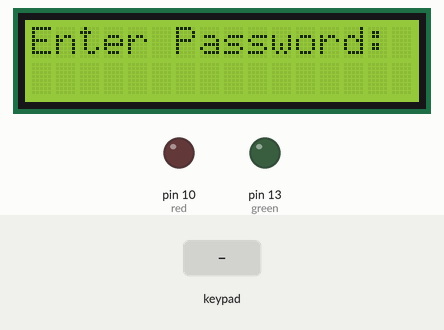
This sketch was run on a simulated Arduino Uno, built with avr-gcc and run on an emulated ATmega328P. Parts: 16×2 character LCD, output pins drawn as LEDs (lit = HIGH). The test bench sets the inputs (shaded band). What the sketch prints to the serial monitor is not drawn.

Above: at 1.2 s.
1.3 s: keypad keys 9 8 7 6 # pressed 0.4 s apart
At 4.2 s:
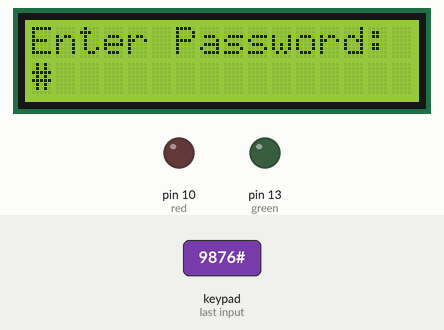
5.0 s: key '*' pressed
At 6.2 s:
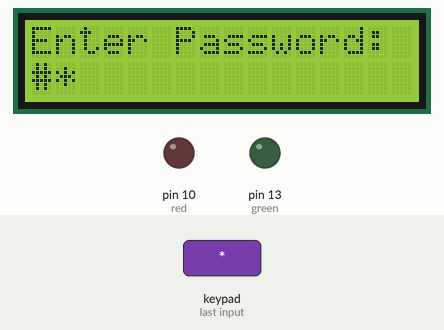
6.5 s: key '#' pressed
At 7.6 s:
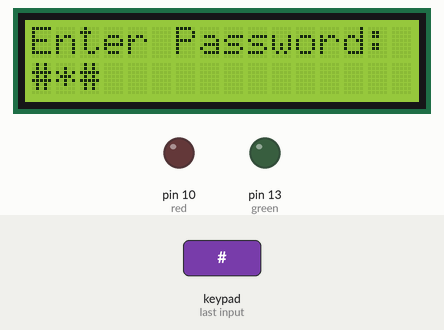
8.0 s: keypad keys 6 9 8 5 pressed 0.4 s apart
At 8.8 s:
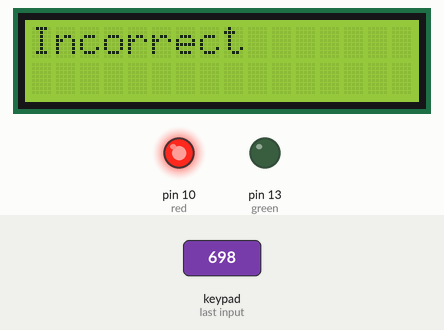
11.1 s: keypad keys 9 8 7 6 pressed 0.4 s apart
At 13.8 s:
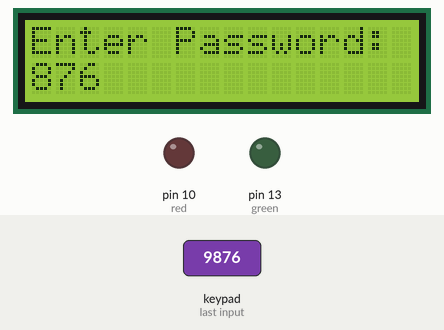
14.2 s: keypad keys 5 4 3 2 pressed 0.4 s apart
At 16.2 s:
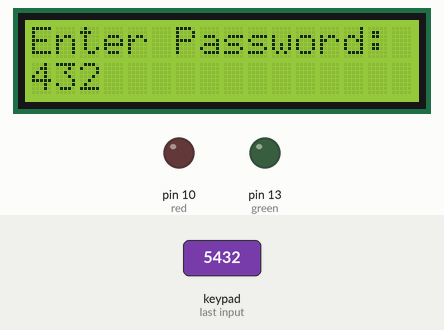
Timing chart, 0 to 17.7 s (numbered marks = the images above; inputs shaded):
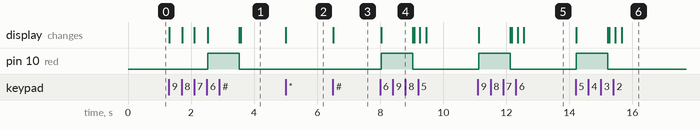

Measured:
- after the input at 1.3 s, pin 10 (red): LOW → HIGH after 1.2 s, → LOW 1.0 s later; the display: first changes at once (image 1 shows a later state)
- after the input at 5.0 s, the display: changes at once (image 2)
- after the input at 6.5 s, the display: changes at once (image 3)
- after the input at 8.0 s, pin 10 (red): LOW → HIGH at once, → LOW 1.0 s later; the display: changes at once (image 4)
- after the input at 11.1 s, pin 10 (red): LOW → HIGH at once, → LOW 1.0 s later; the display: first changes at once (image 5 shows a later state)
- after the input at 14.2 s, pin 10 (red): LOW → HIGH at once, → LOW 1.0 s later; the display: first changes at once (image 6 shows a later state)

The sketch:

KeyPad_Lock_4x4.ino
```cpp
// Include Arduino Wire library for I2C
#include <Wire.h>
// Include LCD display library for I2C
#include <LiquidCrystal_I2C.h>
// Include Keypad library
#include <Keypad.h>

// Length of password + 1 for null character
#define Password_Length 5
// Character to hold password input
char Data[Password_Length];
// Password
char Master[Password_Length] = "6985";

// Pin connected to lock relay input
int green = 13;
int red = 10;
// Counter for character entries
byte data_count = 0;

// Character to hold key input
char customKey;

// Constants for row and column sizes
const byte ROWS = 4;
const byte COLS = 4;

// Array to represent keys on keypad
char hexaKeys[ROWS][COLS] = {
  {'7', '4', '1', '*'},
  {'8', '5', '2', '0'},
  {'9', '6', '3', '#'},
  {'/', 'X', '-', '+'}
};

// Connections to Arduino
byte rowPins[ROWS] = {9, 8, 7, 6};
byte colPins[COLS] = {5, 4, 3, 2};

// Create keypad object
Keypad customKeypad = Keypad(makeKeymap(hexaKeys), rowPins, colPins, ROWS, COLS);

// Create LCD object
LiquidCrystal_I2C lcd(0x3F, 16, 2);

void setup() {
  // Setup LCD with backlight and initialize
  lcd.backlight();
  lcd.init();
  Serial.begin(9600);
  // Set lockOutput as an OUTPUT pin
  pinMode(red, OUTPUT);
  pinMode(green, OUTPUT);
}

void loop() {

  // Initialize LCD and print
  lcd.setCursor(0, 0);
  lcd.print("Enter Password:");
  Serial.println("Enter Password:");
  // Look for keypress
  customKey = customKeypad.getKey();
  if (customKey) {
    // Enter keypress into array and increment counter
    Data[data_count] = customKey;
    lcd.setCursor(data_count, 1);
    lcd.print(Data[data_count]);
    Serial.println(Data[data_count]);
    data_count++;
  }

  // See if we have reached the password length
  if (data_count == Password_Length - 1) {
    lcd.clear();

    if (!strcmp(Data, Master)) {
      // Password is correct
      lcd.print("Correct");
      Serial.println("Correct");
      // Turn on relay for 5 seconds
      digitalWrite(red, LOW);
      digitalWrite(green, HIGH);
      delay(5000);
      digitalWrite(green, LOW);
    }
    else {
      // Password is incorrect
      lcd.print("Incorrect");
      Serial.println("Incorrect");
      digitalWrite(red, HIGH);
      digitalWrite(green, LOW);
      delay(1000);
      digitalWrite(red, LOW);
    }

    // Clear data and LCD display
    lcd.clear();
    clearData();
  }
}

void clearData() {
  // Go through array and clear data
  while (data_count != 0) {
    Data[data_count--] = 0;
  }
  return;
}
```
